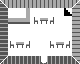

Rendered tile map (Tiled .tmx) drawn with the repository's tilesets; below, a short description and the full map source, tile grids included:
An orthogonal 10x8 tile map with 8x8 px tiles, 1 tile layer (Terrain), 3 tilesets and 17 objects (4x Inn Business, Inn Exit, Go To Quotidian, Inn Stairs, Innkeeper, ...).

<map version="1.9" tiledversion="1.9.2" orientation="orthogonal" renderorder="right-down" width="10" height="8" tilewidth="8" tileheight="8" infinite="0" nextlayerid="3" nextobjectid="19">
 <properties>
  <property name="Name" value="Inn" />
 </properties>
 <tileset firstgid="1" source="Terrain.tsx" />
 <tileset firstgid="129" source="EventTypes.tsx" />
 <tileset firstgid="257" source="Creatures.tsx" />
 <layer id="1" name="Terrain" width="10" height="8">
  <data encoding="csv">
80,73,73,73,73,73,73,73,73,77,
76,4,4,85,4,4,4,4,93,74,
76,87,87,88,91,89,90,4,4,74,
76,4,4,4,4,4,4,4,4,74,
76,4,4,4,4,4,4,4,4,74,
76,91,89,90,4,4,91,89,90,74,
76,4,4,4,4,4,4,4,4,74,
79,75,75,75,75,83,75,75,75,78
</data>
 </layer>
 <objectgroup id="2" name="Events" opacity="0.55">
  <object id="1" name="Inn Exit" gid="130" x="40" y="64" width="8" height="8">
   <properties>
    <property name="OnEnter" type="object" value="2" />
   </properties>
  </object>
  <object id="2" name="Go To Quotidian" gid="132" x="35.509" y="85.3508" width="8" height="8">
   <properties>
    <property name="ToMap" value="Quotidian" />
    <property name="ToX" type="int" value="21" />
    <property name="ToY" type="int" value="12" />
   </properties>
  </object>
  <object id="3" gid="261" x="16" y="8" width="8" height="8" />
  <object id="4" name="Inn Business" gid="130" x="24" y="16" width="8" height="8" />
  <object id="5" name="Inn Business" gid="130" x="16" y="24" width="8" height="8" />
  <object id="6" name="Inn Business" gid="130" x="8" y="24" width="8" height="8" />
  <object id="7" name="Inn Business" gid="130" x="24" y="24" width="8" height="8" />
  <object id="8" name="Inn Stairs" gid="130" x="64" y="16" width="8" height="8" />
  <object id="9" name="Innkeeper" gid="260" x="8" y="32" width="8" height="8">
   <properties>
    <property name="OnInteract" type="object" value="10" />
   </properties>
  </object>
  <object id="10" name="Has Completed Rat Quest?" gid="133" x="-18.75" y="41.1008" width="8" height="8">
   <properties>
    <property name="FlagType" propertytype="FlagType" value="InnRatQuestCompleted" />
    <property name="WhenClear" type="object" value="13" />
    <property name="WhenSet" type="object" value="11" />
   </properties>
  </object>
  <object id="11" name="Thanks Again Message" gid="131" x="-42.1544" y="26.7271" width="8" height="8">
   <properties>
    <property name="Message" value="Thanks again fer all yer help!" />
   </properties>
  </object>
  <object id="13" name="Has Been Given Rat Quest?" gid="133" x="-40.9503" y="51.8623" width="8" height="8">
   <properties>
    <property name="WhenClear" type="object" value="14" />
    <property name="WhenSet" type="object" value="18" />
   </properties>
  </object>
  <object id="14" name="Want Rat Quest Dialog?" gid="140" x="-57.958" y="45.4656" width="8" height="8">
   <properties>
    <property name="Message" value="I wonder if you could help me with a rat problem downstairs?" />
    <property name="OnOption1" type="object" value="15" />
    <property name="OnOption2" type="object" value="16" />
    <property name="Option1" value="Sure!" />
    <property name="Option2" value="Maybe later..." />
   </properties>
  </object>
  <object id="15" name="Give Rat Quest" gid="134" x="-69.472" y="34.1021" width="8" height="8">
   <properties>
    <property name="NextEvent" type="object" value="17" />
   </properties>
  </object>
  <object id="16" name="Maybe Later Message" gid="131" x="-68.8699" y="57.0549" width="8" height="8">
   <properties>
    <property name="Message" value="Let me know!" />
   </properties>
  </object>
  <object id="17" name="Rat Quest Given Message" gid="131" x="-72.5575" y="19.9541" width="8" height="8">
   <properties>
    <property name="Message" value="Great! Let me know when yer finished!" />
   </properties>
  </object>
  <object id="18" name="Check Rat Tail Quantity" gid="141" x="-51.787" y="65.8597" width="8" height="8">
   <properties>
    <property name="ItemCount" type="int" value="5" />
    <property name="ItemType" propertytype="ItemType" value="RatTail" />
   </properties>
  </object>
 </objectgroup>
</map>
